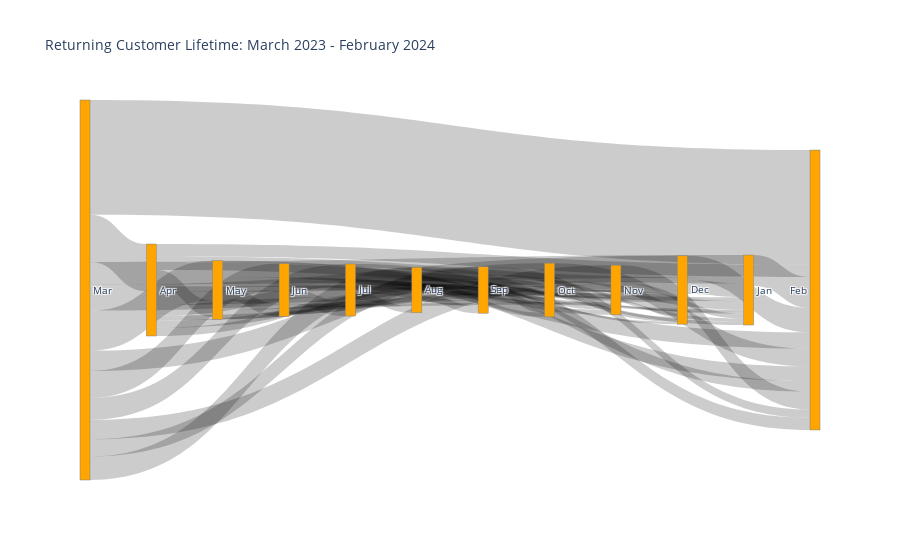

Notebook source saved alongside this figure:
### Code cell
fig = go.Figure(data=[go.Sankey(
    node = dict(
        pad = 100,
        thickness = 10,
        line = dict(color = 'gray', width = 0.5),
        label = ["Mar", "Apr", "May", "Jun","Jul","Aug", "Sep", "Oct", "Nov", "Dec", "Jan", "Feb"],
        color = "orange"
    ),
    link = dict(
        source =le.transform(returning_customers.month_x.tolist()),
        target = le.transform(returning_customers.month_y.tolist()),
        value = returning_customers.AccountIdentifier.tolist(),
        hovercolor=["black"],
    ))])
fig.update_layout(title_text="Returning Customer Lifetime: March 2023 - February 2024", font_size=10)
fig.show()

### Figure 1 — Plotly figure (JSON) as saved in the notebook; plotly's stock layout.template omitted (floating-point values rounded to 4 significant figures)
{"data": [{"link": {"hovercolor": ["black"], "source": [0, 0, 0, 0, 0, 0, 0, 0, 0, 0, 0, 1, 1, 1, 1, 1, 1, 1, 1, 1, 1, 2, 2, 2, 2, 2, 2, 2, 2, 2, 3, 3, 3, 3, 3, 3, 3, 3, 4, 4, 4, 4, 4, 4, 4, 5, 5, 5, 5, 5, 5, 6, 6, 6, 6, 6, 7, 7, 7, 7, 8, 8, 8, 9, 9, 10], "target": [1, 2, 3, 4, 5, 6, 7, 8, 9, 10, 11, 2, 3, 4, 5, 6, 7, 8, 9, 10, 11, 3, 4, 5, 6, 7, 8, 9, 10, 11, 4, 5, 6, 7, 8, 9, 10, 11, 5, 6, 7, 8, 9, 10, 11, 6, 7, 8, 9, 10, 11, 7, 8, 9, 10, 11, 8, 9, 10, 11, 9, 10, 11, 10, 11, 11], "value": [58, 49, 33, 27, 29, 21, 25, 24, 32, 28, 141, 20, 16, 13, 10, 9, 7, 6, 10, 7, 15, 16, 6, 4, 8, 4, 6, 3, 5, 20, 18, 5, 4, 5, 3, 6, 3, 18, 8, 6, 9, 2, 4, 2, 13, 9, 5, 6, 3, 4, 15, 11, 5, 6, 4, 10, 9, 2, 10, 22, 18, 6, 22, 17, 30, 38]}, "node": {"color": "orange", "label": ["Mar", "Apr", "May", "Jun", "Jul", "Aug", "Sep", "Oct", "Nov", "Dec", "Jan", "Feb"], "line": {"color": "gray", "width": 0.5}, "pad": 100, "thickness": 10}, "type": "sankey"}], "layout": {"font": {"size": 10}, "title": {"text": "Returning Customer Lifetime: March 2023 - February 2024"}}}
